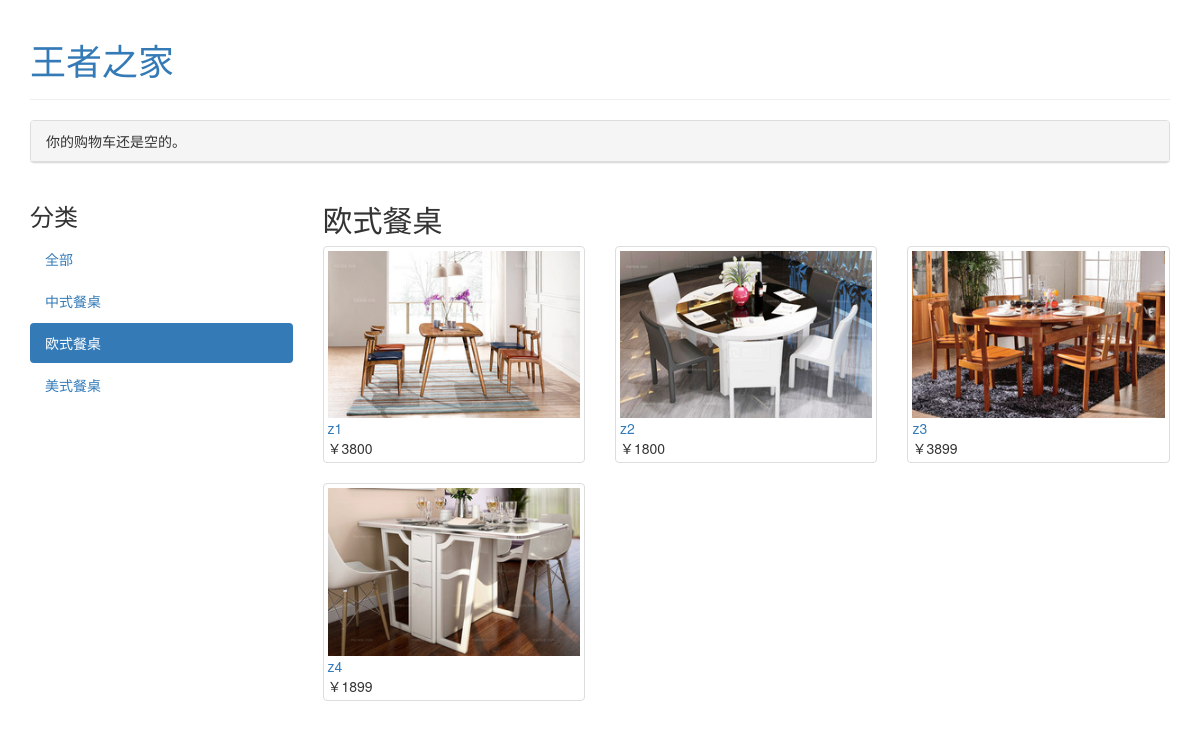
Page /OU_table/ on the committed database.
### shop/models.py (models this page shows, shortened)
class Category(models.Model):
    name = models.CharField(max_length=200,
                            db_index=True)
    slug = models.SlugField(max_length=200,
                            db_index=True,
                            unique=True)
    class Meta:
        ordering = ('name',)
        verbose_name = 'category'
        verbose_name_plural = 'categories'
    def get_absolute_url(self):
        return reverse('shop:product_list_by_category',
                       args=[self.slug])

class Product(models.Model):
    category = models.ForeignKey(Category,
                                 related_name='products')
    name = models.CharField(max_length=200, db_index=True)
    slug = models.SlugField(max_length=200, db_index=True)
    image = models.ImageField(upload_to='products/%Y/%m/%d',
                              blank=True)
    description = models.TextField(blank=True)
    price = models.DecimalField(max_digits=10, decimal_places=0)
    stock = models.PositiveIntegerField()
    available = models.BooleanField(default=True)
    created = models.DateTimeField(auto_now_add=True)
    updated = models.DateTimeField(auto_now=True)
    class Meta:
        ordering = ('name',)
        index_together = (('id', 'slug'),)
    def get_absolute_url(self):
        return reverse('shop:product_detail',
                       args=[self.id, self.slug])

### shop/views.py (the view)
def product_list(request, category_slug=None):
    category = None
    categories = Category.objects.all()
    products = Product.objects.filter(available=True)
    if category_slug:
        category = get_object_or_404(Category, slug=category_slug)
        products = products.filter(category=category)
    return render(request,
                  'shop/product/list.html',
                  {'category': category,
                   'categories': categories,
                   'products': products})

### cart/cart.py (called while the page is built)
    def __len__(self):
        return sum(item['quantity'] for item in self.cart.values())

### cart/context_processors.py (called while the page is built)
def cart(request):
        return {'cart': Cart(request)}

### shop/templates/shop/product/list.html (shortened to what this page needs)
{% extends "shop/base.html" %}
{% load staticfiles %}
{% block content %}
    <div class="row">
        <div class="col-md-3">
            <h3>分类</h3>
            <ul class="nav nav-pills nav-stacked">
                <li {% if not category %}class="active"{% endif %}>
                    <a href="{% url "shop:product_list" %}">全部</a></li>
                {% for c in categories %}
                    <li {% if category.slug == c.slug %}class="active"{% endif %}>
                        <a href="{{ c.get_absolute_url }}">{{ c.name }}</a>
                    </li>
                {% endfor %}
            </ul>
        </div>
        <div class="col-md-9">
            <h2>{% if category %}{{ category.name }}{% else %}产品{% endif %}</h2>
            <div class="row">
                {% for product in products %}
                    <div class="col-md-4">
                        <div class="thumbnail">
                            <a href="{{ product.get_absolute_url }}">
                                <img src="{% if product.image %}{{ product.image.url }}
                                          {% else %}{% static "img/no_image.png" %} {% endif %}">
                            </a>
                            <a href="{{ product.get_absolute_url }}">{{ product.name }}</a><br>
                            ￥{{ product.price }}
                        </div>
                    </div>
                {% endfor %}
            </div>
        </div>
    </div>
{% endblock %}

### rows in the picture
Category: name "中式餐桌"
Category: name "欧式餐桌"
Category: name "美式餐桌"
Product: image (picture), name "z1", price "3800"
Product: image (picture), name "z2", price "1800"
Product: image (picture), name "z3", price "3899"
Product: image (picture), name "z4", price "1899"
